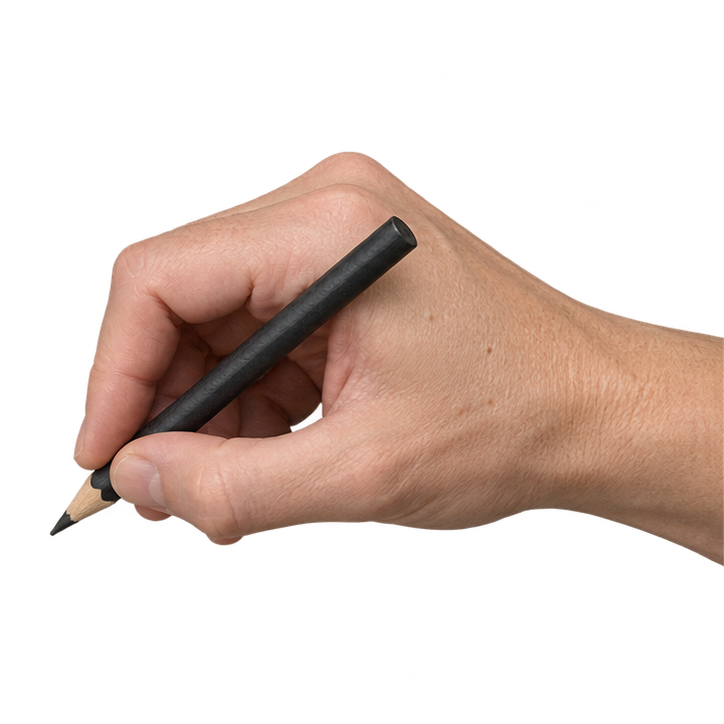
#> input picture blog/sketchmind/writing-hand-pose-0.png, 724 x 724 px, found by its file name; its folder holds 3 pictures in this run
$ python render-paper-trace.py
#> lines starting #> are read from the running program, lines starting #| are printed output that depends on the picture; after the words box and inside, x2 and y2 are one past the last pixel; in counts of white or black regions, pixels touching at a corner belong together
"""Animate pen strokes with articulated hand poses, wrist motion, and pen lifts."""
from pathlib import Path
import math
import random
from PIL import Image, ImageDraw, ImageFont

OUT = Path(__file__).resolve().parents[1] / 'public/blog/sketchmind'
small = ImageFont.truetype('/System/Library/Fonts/Noteworthy.ttc', 17)
ink, pencil = '#393a37', '#77736c'
canvas = Image.new('RGB', (620, 540), '#ffffff')
#> canvas: PIL image 620x540 RGB; every value is 255
frames, durations = [], []
last_tip = None
poses = []
for i in range(3):
    sprite = Image.open(OUT/f'writing-hand-pose-{i}.png').convert('RGBA')
#> sprite is the input picture: PIL image 724x724 RGBA; mean R, G, B, A 60.4, 44.8, 37.3, 86.7
    mask = sprite.getchannel('A').point(lambda value: 255 if value > 180 else 0)
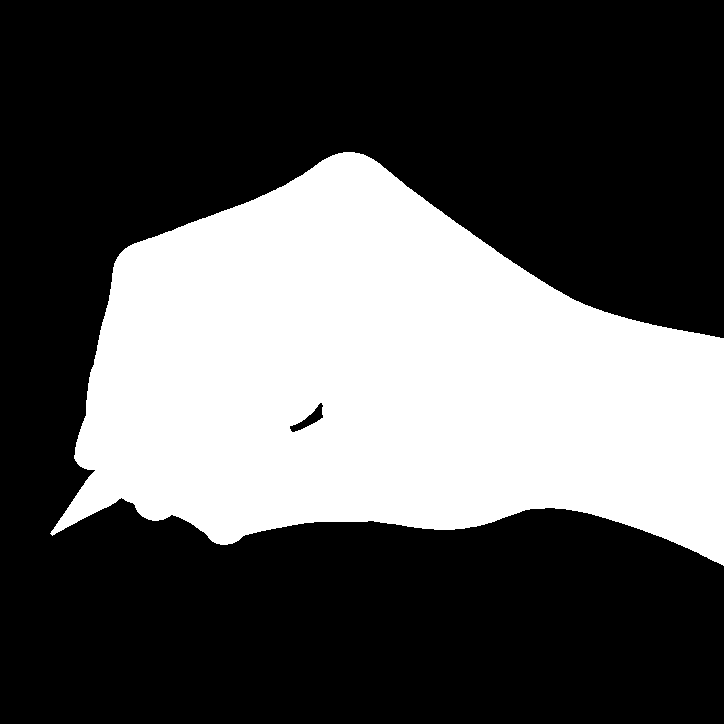
#> mask: PIL image 724x724 L; 34.2% white; 1 white region, box (x1, y1, x2, y2) and area: (50, 152, 724, 566) 179397
    left = mask.getbbox()[0]
#> left = 50
    nib_y = max(y for y in range(sprite.height) if mask.getpixel((left,y)))
#> nib_y = 533
    original_size = sprite.size
#> original_size = (724, 724)
    sprite.thumbnail((190,190), Image.Resampling.LANCZOS)
#> sprite: PIL image 190x190 RGBA
    anchor = (left * sprite.width / original_size[0], nib_y * sprite.height / original_size[1])
#> anchor = (13.12, 139.9)
    poses.append((sprite,anchor))
#> pass 2 of the loop `for i in range(3):`:
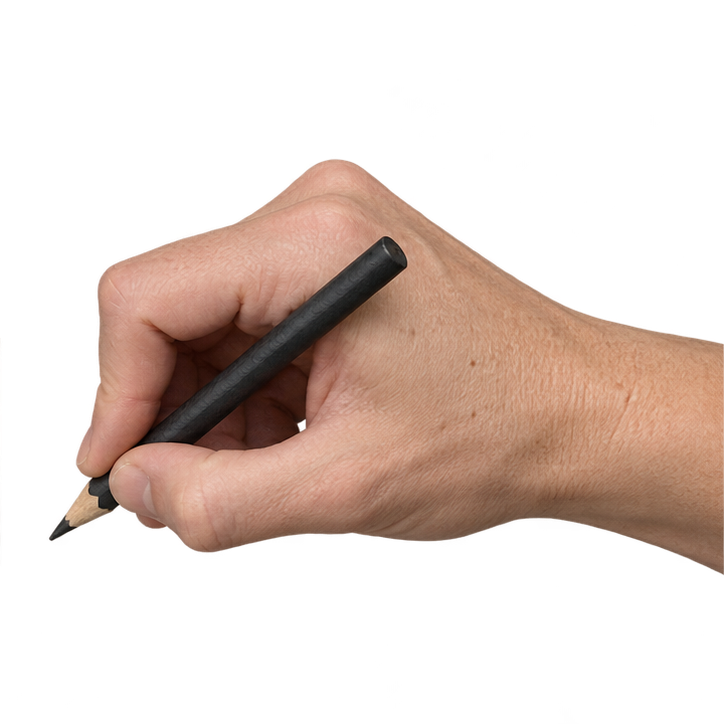
#> input picture blog/sketchmind/writing-hand-pose-1.png, 724 x 724 px, found by its file name
#> sprite is the input picture: PIL image 724x724 RGBA; mean R, G, B, A 59.8, 44.5, 37, 86.4
#> `mask = sprite.getchannel('A').point(lambda value: 255 if value > 180 e..`:
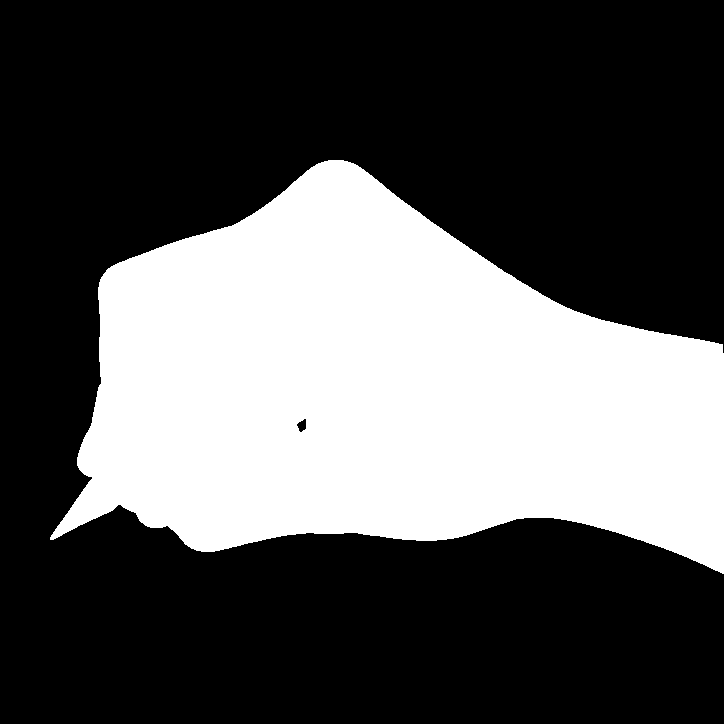
#> mask: PIL image 724x724 L; 34.1% white; 1 white region, box (x1, y1, x2, y2) and area: (50, 160, 724, 574) 178756
#> nib_y = 539
#> sprite: PIL image 190x190 RGBA
#> `anchor = (left * sprite.width / original_size[0], nib_y * sprite.heigh..`: anchor = (13.12, 141.5)
#> pass 3 of the loop `for i in range(3):`:
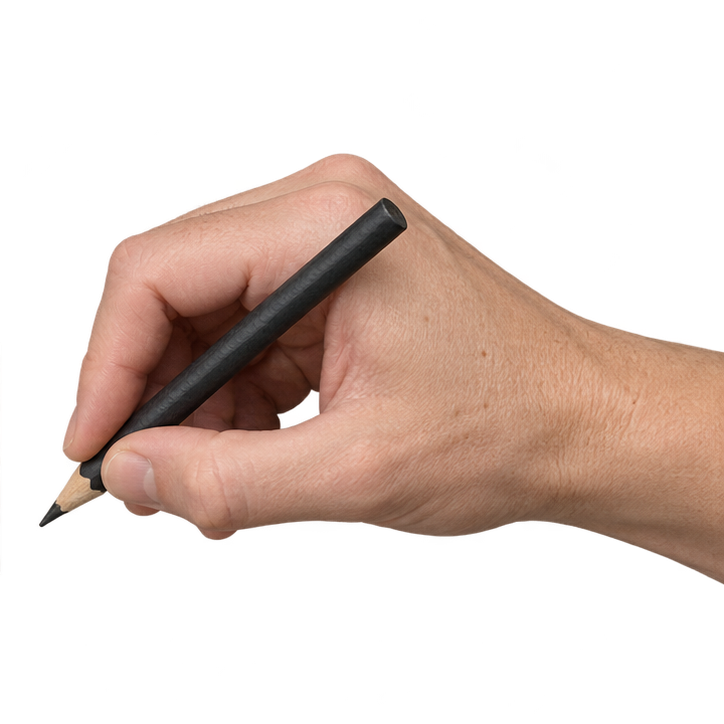
#> input picture blog/sketchmind/writing-hand-pose-2.png, 724 x 724 px, found by its file name
#> sprite is the input picture: PIL image 724x724 RGBA; mean R, G, B, A 61.5, 45.8, 38.3, 87.8
#> `mask = sprite.getchannel('A').point(lambda value: 255 if value > 180 e..`:
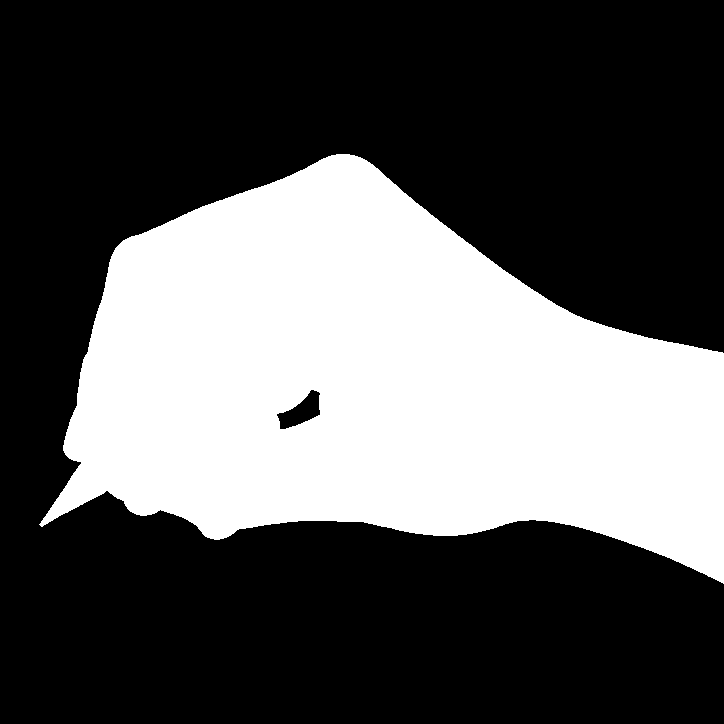
#> mask: PIL image 724x724 L; 34.6% white; 1 white region, box (x1, y1, x2, y2) and area: (39, 154, 724, 584) 181623
#> left = 39
#> nib_y = 524
#> sprite: PIL image 190x190 RGBA
#> `anchor = (left * sprite.width / original_size[0], nib_y * sprite.heigh..`: anchor = (10.23, 137.5)

# Simple single-stroke handwriting paths, normalized to the numeral's bounds.
DIGITS = {
  1: [(0.18,.25),(.55,.02),(.5,1)],
  2: [(0,.2),(.2,.03),(.65,0),(1,.18),(.9,.4),(.6,.65),(0,1),(1,.98)],
  3: [(0,.12),(.6,0),(1,.13),(.7,.42),(.3,.48),(.8,.5),(1,.7),(.8,.94),(.3,1),(0,.86)],
  4: [(.72,0),(0,.65),(1,.65),(.65,.65),(.65,1)],
  5: [(1,.04),(.15,0),(.05,.48),(.55,.42),(.95,.58),(1,.8),(.7,.98),(.2,1),(0,.88)],
}

def stamp(frame, tip, phase=0, lift=0, angle=0):
    sprite,anchor=poses[phase%len(poses)]
    side=420
    centered=Image.new('RGBA',(side,side))
    center=side//2
    centered.paste(sprite,(round(center-anchor[0]),round(center-anchor[1])),sprite)
    centered=centered.rotate(angle,resample=Image.Resampling.BICUBIC,center=(center,center))
    frame.paste(centered,(round(tip[0]-center),round(tip[1]-center-lift)),centered)

def capture(tip=None, duration=20, phase=0, lift=0, angle=0):
    frame=canvas.copy()
    if tip is not None:
        stamp(frame,tip,phase,lift,angle)
    frames.append(frame)
    durations.append(duration)

def travel(tip):
    global last_tip
    if last_tip is not None:
        distance=math.dist(last_tip,tip)
        if distance>65:
            mid=((last_tip[0]+tip[0])/2,(last_tip[1]+tip[1])/2)
            capture(mid,phase=2,lift=8,angle=-4)
    last_tip=tip

def path(points,color=ink,width=2):
    global last_tip
    travel(points[0])
    # Two trajectory samples keep the complete trace quick while showing real pen movement.
    split=max(1,len(points)//2)
    previous=0
    for j,end in enumerate([split,len(points)-1]):
        ImageDraw.Draw(canvas).line(points[previous:end+1],fill=color,width=width,joint='curve')
        tip=points[end]
        dx=tip[0]-points[previous][0]
        dy=tip[1]-points[previous][1]
        angle=max(-7,min(7,math.degrees(math.atan2(dy,abs(dx)+8))*.1))
        capture(tip,phase=j+1,angle=angle)
        previous=end
        last_tip=tip

def write_note(text,x,y):
    global last_tip
    travel((x,y+15))
    # Reveal short groups while fingers alternate between downstroke and release poses.
    for index in range(0,len(text),2):
        chunk=text[index:index+2]
        ImageDraw.Draw(canvas).text((x,y),chunk,font=small,fill=pencil)
        x+=small.getlength(chunk)
        tip=(x,y+15+math.sin(index*1.5)*2)
        capture(tip,phase=1 if index%4==0 else 2,angle=math.sin(index)*4)
        last_tip=tip

def row(values,r):
#> called with r = 0
    for i,v in enumerate(values):
        jitter=random.Random(r*12+i)
        x,y=40+i*48+jitter.randint(-2,2),40+r*50+jitter.randint(-2,2)
        points=[(x+px*23,y+py*30) for px,py in DIGITS[v]]
        if v in (2,3,5):
            for _ in range(2):
                softened=[points[0]]
                for first,second in zip(points,points[1:]):
                    softened.extend([
                        (.75*first[0]+.25*second[0], .75*first[1]+.25*second[1]),
                        (.25*first[0]+.75*second[0], .25*first[1]+.75*second[1]),
                    ])
                points=softened+[points[-1]]
        path(points,width=2)
#> this loop made 5 passes
#> pass 1, in capture (call 2), `frame=canvas.copy()`:
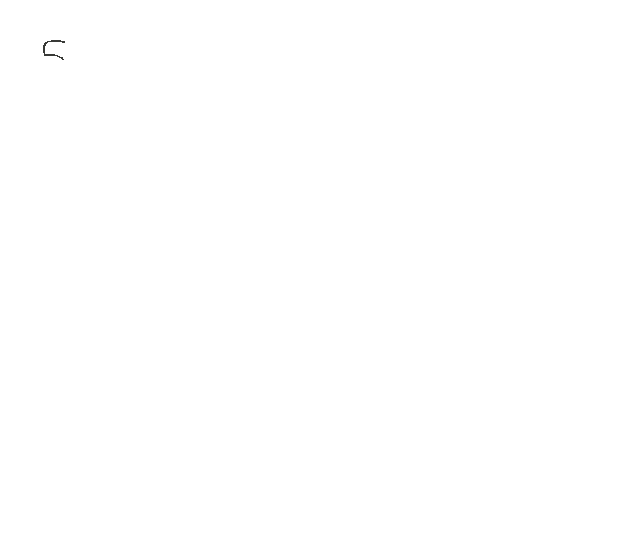
#> frame: PIL image 620x540 RGB; mean R, G, B 254.9, 254.9, 254.9
#> pass 1, in stamp, `centered=centered.rotate(angle,resample=Image.Resampling.BICUBIC,cente..`:
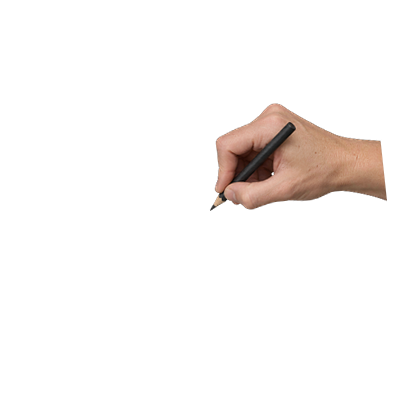
#> centered: PIL image 420x420 RGBA; mean R, G, B, A 11.8, 8.8, 7.3, 17.4; transparent parts drawn white

capture(duration=100)
a=[5,2,4,3,1]
r=0
notes=0
annotation=''
row(a,r)
for end in range(4,0,-1):
    for i in range(end):
        left,right=a[i:i+2]
        swap=left>right
        x,y=36+i*48,30+r*50
        path([(x,y+43+notes*2),(x+29,y+45+notes*2),(x+73,y+42+notes*2)],pencil,1)
        note=f'{left} > {right}, swap' if swap else f'{left} < {right}'
        text=('; ' if notes else '')+note
        write_note(text,307+round(small.getlength(annotation)),y+12)
        annotation+=text
        notes+=1
        if swap:
            a[i],a[i+1]=a[i+1],a[i]
            r+=1
            notes=0
            annotation=''
            row(a,r)
#> this loop made 4 passes
#> pass 1, in stamp (call 11), `centered=centered.rotate(angle,resample=Image.Resampling.BICUBIC,cente..`:
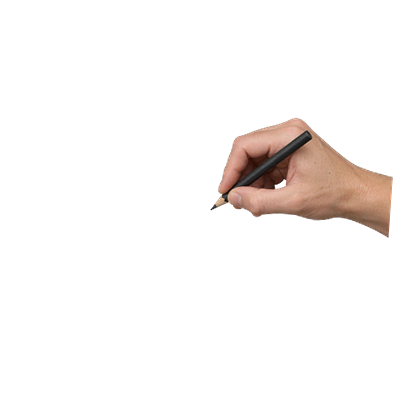
#> centered: PIL image 420x420 RGBA; mean R, G, B, A 12.1, 9, 7.6, 17.7; transparent parts drawn white
#> pass 1, in stamp (call 12), `centered=centered.rotate(angle,resample=Image.Resampling.BICUBIC,cente..`:
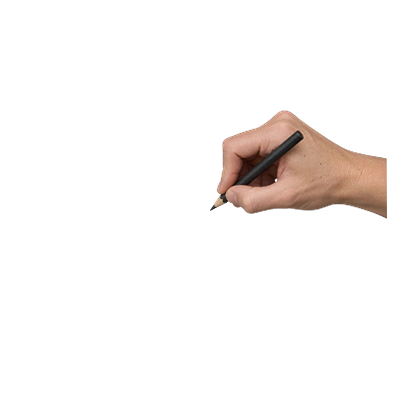
#> centered: PIL image 420x420 RGBA; mean R, G, B, A 11.8, 8.8, 7.3, 17.4; transparent parts drawn white
#> after the loop, a = [1, 2, 3, 4, 5]; r = 8
write_note('sorted',307,30+r*50+12)
#> the loop in write_note (call 11), `for index in range(0,len(text),2):` made 3 passes
#> (x, last_tip) on passes 1 to 3: (326.3, (326.3, 457)), (339.9, (339.9, 457.3)), (361.2, (361.2, 456.4))
#> pass 1, in capture (call 202), `frame=canvas.copy()`:
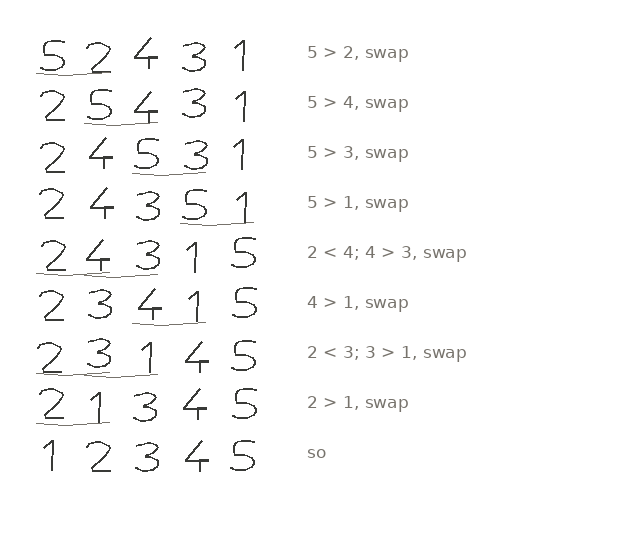
#> frame: PIL image 620x540 RGB; mean R, G, B 250.3, 250.3, 250.2
#> pass 2, in stamp (call 202), `centered=centered.rotate(angle,resample=Image.Resampling.BICUBIC,cente..`:
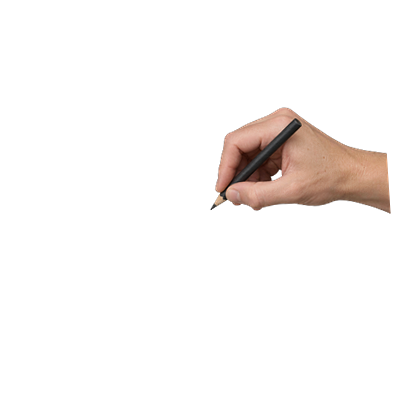
#> centered: PIL image 420x420 RGBA; mean R, G, B, A 12.1, 9, 7.6, 17.7; transparent parts drawn white
# Lift the pencil away before the completed page rests.
if last_tip:
    capture((last_tip[0]+8,last_tip[1]-5),phase=2,lift=12,angle=-5)
canvas.save(OUT/'paper-trace-still.png')
capture(duration=2200)
frames[0].save(OUT/'paper-trace.gif',save_all=True,append_images=frames[1:],duration=durations,loop=0,optimize=True)
print(f'{len(frames)} frames; writing {sum(durations[:-1])/1000:.2f}s; finished hold {durations[-1]/1000:.1f}s')
#| 206 frames; writing 4.18s; finished hold 2.2s
